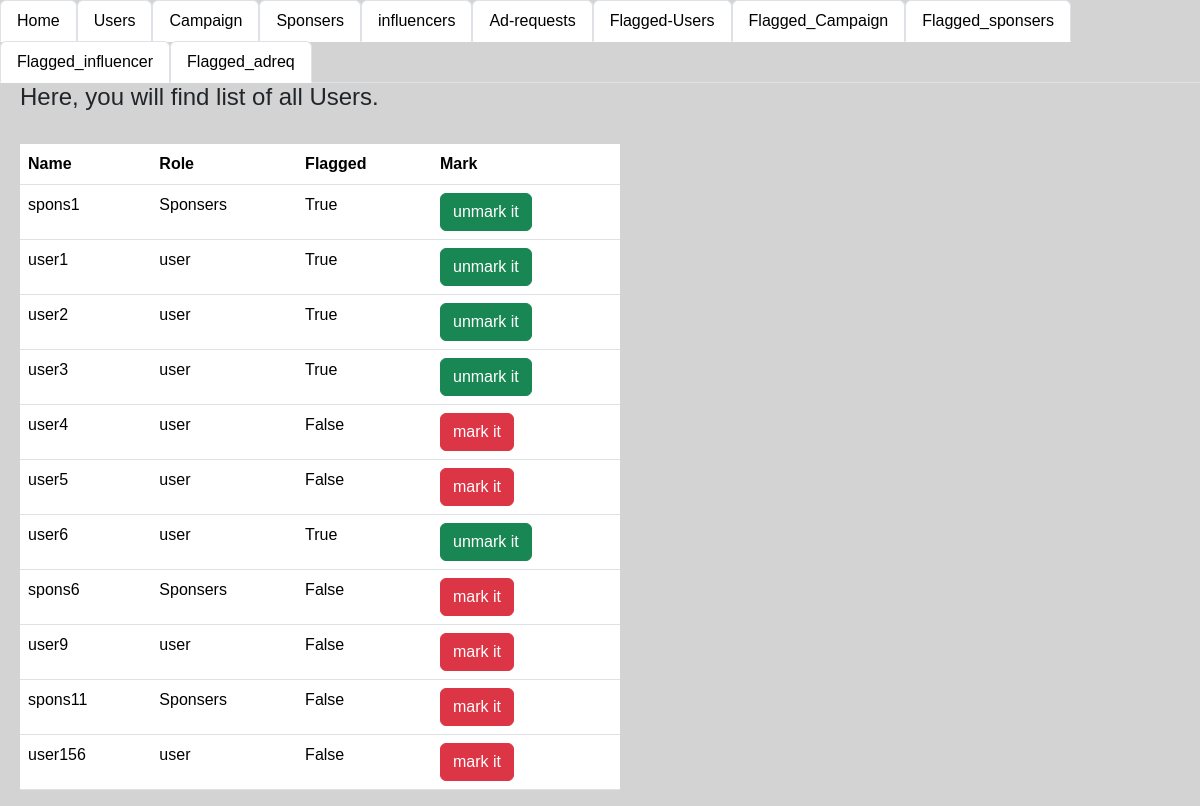
The app's page /admin_user_flag/1, older data.
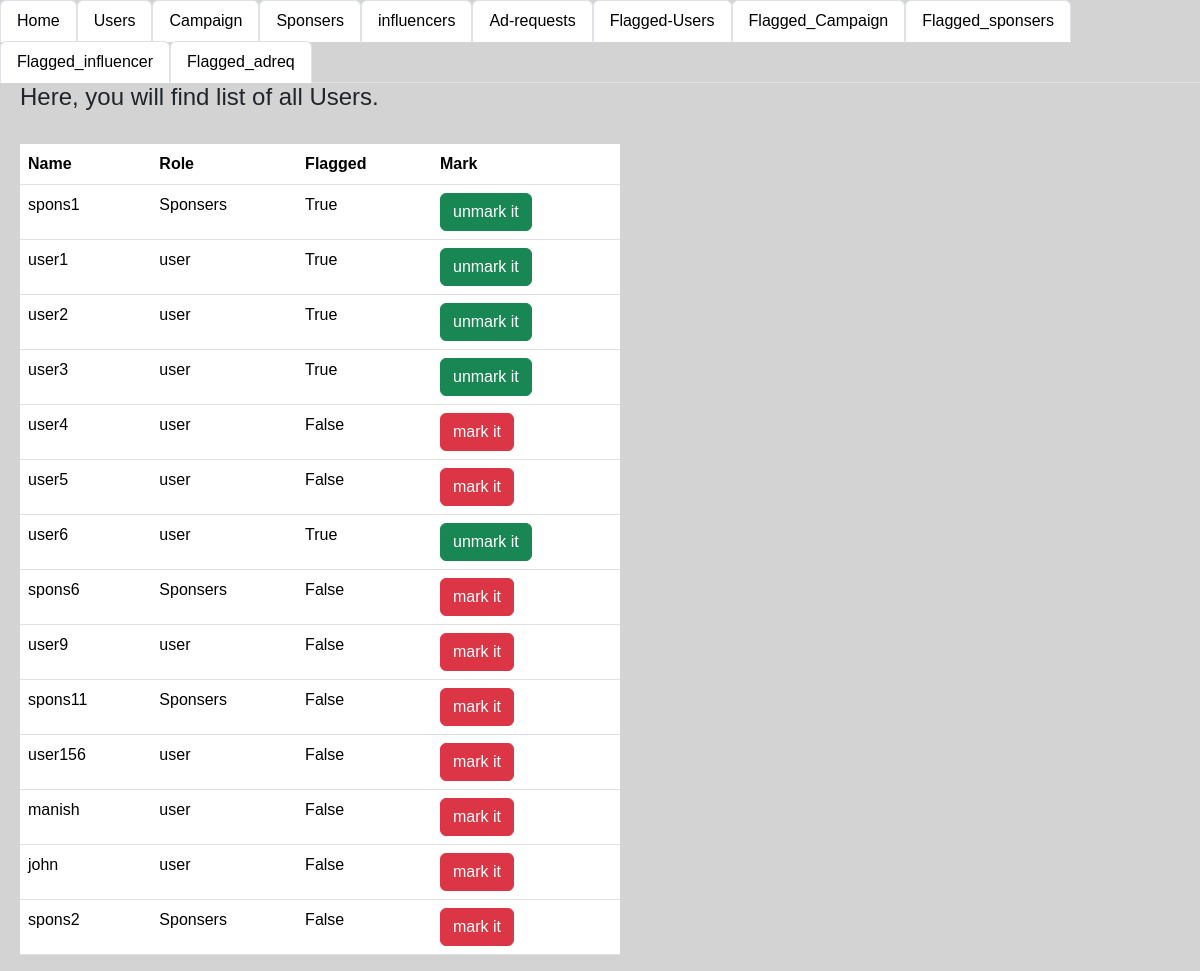
The same page, newer data.
### app.py (models this page shows)
class user(db.Model):
    __tablename__='user'
    user_id=db.Column(db.Integer,primary_key=True,autoincrement=True)
    username=db.Column(db.String, unique=True,nullable=False)
    password=db.Column(db.String,nullable=False)
    role=db.Column(db.String)
    flagged_user=db.Column(db.Boolean, default=False)

### app.py (the view)
@app.route("/admin_user_flag/<user_id>",methods=["GET"])
def admin_user_flag(user_id):
    details=db.session.query(user).all()
    user1=db.session.query(user).filter(user.user_id==user_id).first()
    user1.flagged_user=True
    db.session.commit()
    return  render_template("admin_user.html",details=details)

### templates/admin_user.html (shortened to what this page needs)
<!DOCTYPE html>
<html lang="en">
<head>
    <link href="static\style.css" rel="stylesheet">
    <link href="https://cdn.jsdelivr.net/npm/bootstrap@5.3.3/dist/css/bootstrap.min.css" rel="stylesheet">
</head>
<body style="background-color: lightgray;">
  <ul class="nav nav-tabs">
    <li class="nav-item">
      <a class="nav-link active" aria-current="page" href="/login">Home</a>
    </li>
    <li class="nav-item">
      <a class="nav-link active" aria-current="page" href="/login_users">Users</a>
    </li>
    <li class="nav-item">
      <a class="nav-link active" aria-current="page" href="/login_camp" >Campaign</a>
    </li>
    <li class="nav-item">
      <a class="nav-link active" aria-current="page" href="/admin_spons" >Sponsers</a>
    </li>
    <li class="nav-item">
      <a class="nav-link active" aria-current="page" href="/admin_info" >influencers</a>
    </li>
    <li class="nav-item">
      <a class="nav-link active" aria-current="page" href="/admin_adreq" >Ad-requests</a>
  </li>
  <li class="nav-item">
    <a class="nav-link active" aria-current="page" href="/login_users/flag">Flagged-Users</a>
  </li>
    <li class="nav-item">
      <a class="nav-link active" aria-current="page" href="/login_camp/flag" >Flagged_Campaign</a>
    </li>
    <li class="nav-item">
      <a class="nav-link active" aria-current="page" href="/login_spons/flag" >Flagged_sponsers</a>
    </li>
    <li class="nav-item">
      <a class="nav-link active" aria-current="page" href="/admin_info/flag" >Flagged_influencer</a>
    </li>
    <li class="nav-item">
      <a class="nav-link active" aria-current="page" href="/admin_adreq/flag" >Flagged_adreq</a>
    </li>
  </ul>
    <div class="seperate">
      <div style="width: 50%; margin-left: 20px;">
          <h4>Here, you will find list of  all  Users.</h4><br>
          <table class="table table-hover">
            <tr>
              <th>Name</th>
              <th>Role</th>
              <th>Flagged</th>
              <th>Mark</th>
            </tr>
              {% for user in details %}
            <tr>
              <td>{{ user.username }}</td>
              <td>{{user.role}}</td>
              <td>{{user.flagged_user}}</td>
              {% if user.flagged_user == false %}
              <td><a class="btn btn-danger" href="/admin_user_flag/{{user.user_id}}">mark it</a></td>
              {% else %}
              <td><a class="btn btn-success" href="/admin_user_flag_true/{{user.user_id}}">unmark it</a></td>
              {% endif %}
            </tr>
              {% endfor %}
          </table>
      </div >
    </div>
</body>
</html>

### static/style.css (style rules this page uses)
* { font-family:Tahoma, Geneva, Verdana, sans-serif; height: auto; }
.seperate { display: flex; }

Row changes from the older to the newer data that the page shows:
added user: username "manish", role "user", flagged_user "False"
added user: username "john", role "user", flagged_user "False"
added user: username "spons2", role "Sponsers", flagged_user "False"
